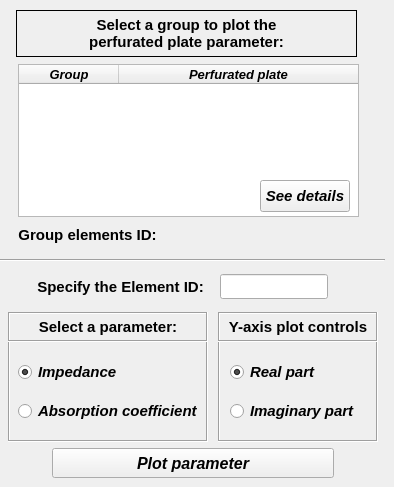
     <widget class="QWidget" name="tab_preview">
      <property name="enabled">
       <bool>true</bool>
      </property>
      <attribute name="title">
       <string>Preview</string>
      </attribute>
      <widget class="QFrame" name="frame_4">
       <property name="enabled">
        <bool>true</bool>
       </property>
       <property name="geometry">
        <rect>
         <x>218</x>
         <y>312</y>
         <width>160</width>
         <height>130</height>
        </rect>
       </property>
       <property name="minimumSize">
        <size>
         <width>160</width>
         <height>130</height>
        </size>
       </property>
       <property name="maximumSize">
        <size>
         <width>160</width>
         <height>130</height>
        </size>
       </property>
       <property name="sizeIncrement">
        <size>
         <width>0</width>
         <height>110</height>
        </size>
       </property>
       <property name="frameShape">
        <enum>QFrame::Box</enum>
       </property>
       <property name="frameShadow">
        <enum>QFrame::Sunken</enum>
       </property>
       <widget class="QWidget" name="verticalLayoutWidget_10">
        <property name="geometry">
         <rect>
          <x>12</x>
          <y>38</y>
          <width>142</width>
          <height>83</height>
         </rect>
        </property>
        <layout class="QVBoxLayout" name="verticalLayout_15">
         <item>
          <widget class="QRadioButton" name="radioButton_plotReal">
           <property name="minimumSize">
            <size>
             <width>140</width>
             <height>22</height>
            </size>
           </property>
           <property name="maximumSize">
            <size>
             <width>140</width>
             <height>22</height>
            </size>
           </property>
           <property name="font">
            <font>
             <family>Arial</family>
             <pointsize>11</pointsize>
             <weight>75</weight>
             <italic>true</italic>
             <bold>true</bold>
            </font>
           </property>
           <property name="text">
            <string>Real part</string>
           </property>
           <property name="checked">
            <bool>true</bool>
           </property>
          </widget>
         </item>
         <item>
          <widget class="QRadioButton" name="radioButton_plotImag">
           <property name="minimumSize">
            <size>
             <width>140</width>
             <height>22</height>
            </size>
           </property>
           <property name="maximumSize">
            <size>
             <width>140</width>
             <height>22</height>
            </size>
           </property>
           <property name="font">
            <font>
             <family>Arial</family>
             <pointsize>11</pointsize>
             <weight>75</weight>
             <italic>true</italic>
             <bold>true</bold>
            </font>
           </property>
           <property name="text">
            <string>Imaginary part</string>
           </property>
          </widget>
         </item>
        </layout>
       </widget>
       <widget class="QLabel" name="label_23">
        <property name="enabled">
         <bool>true</bool>
        </property>
        <property name="geometry">
         <rect>
          <x>0</x>
          <y>0</y>
          <width>160</width>
          <height>30</height>
         </rect>
        </property>
        <property name="sizePolicy">
         <sizepolicy hsizetype="Preferred" vsizetype="Expanding">
          <horstretch>0</horstretch>
          <verstretch>0</verstretch>
         </sizepolicy>
        </property>
        <property name="minimumSize">
         <size>
          <width>160</width>
          <height>30</height>
         </size>
        </property>
        <property name="maximumSize">
         <size>
          <width>160</width>
          <height>20</height>
         </size>
        </property>
        <property name="font">
         <font>
          <family>Arial</family>
          <pointsize>11</pointsize>
          <weight>75</weight>
          <italic>false</italic>
          <bold>true</bold>
         </font>
        </property>
        <property name="frameShape">
         <enum>QFrame::Box</enum>
        </property>
        <property name="frameShadow">
         <enum>QFrame::Sunken</enum>
        </property>
        <property name="text">
         <string>&lt;!DOCTYPE HTML PUBLIC &quot;-//W3C//DTD HTML 4.0//EN&quot; &quot;http://www.w3.org/TR/REC-html40/strict.dtd&quot;&gt;
&lt;html&gt;&lt;head&gt;&lt;meta name=&quot;qrichtext&quot; content=&quot;1&quot; /&gt;&lt;style type=&quot;text/css&quot;&gt;
p, li { white-space: pre-wrap; }
&lt;/style&gt;&lt;/head&gt;&lt;body style=&quot; font-family:'Arial'; font-size:11pt; font-weight:600; font-style:normal;&quot;&gt;
&lt;p align=&quot;center&quot; style=&quot; margin-top:12px; margin-bottom:12px; margin-left:0px; margin-right:0px; -qt-block-indent:0; text-indent:0px;&quot;&gt;Y-axis plot controls&lt;/p&gt;&lt;/body&gt;&lt;/html&gt;</string>
        </property>
        <property name="textFormat">
         <enum>Qt::AutoText</enum>
        </property>
        <property name="scaledContents">
         <bool>false</bool>
        </property>
        <property name="alignment">
         <set>Qt::AlignCenter</set>
        </property>
        <property name="wordWrap">
         <bool>false</bool>
        </property>
        <property name="indent">
         <number>0</number>
        </property>
       </widget>
      </widget>
      <widget class="QFrame" name="frame_5">
       <property name="enabled">
        <bool>true</bool>
       </property>
       <property name="geometry">
        <rect>
         <x>8</x>
         <y>312</y>
         <width>200</width>
         <height>130</height>
        </rect>
       </property>
       <property name="minimumSize">
        <size>
         <width>200</width>
         <height>130</height>
        </size>
       </property>
       <property name="maximumSize">
        <size>
         <width>200</width>
         <height>130</height>
        </size>
       </property>
       <property name="sizeIncrement">
        <size>
         <width>0</width>
         <height>110</height>
        </size>
       </property>
       <property name="frameShape">
        <enum>QFrame::Box</enum>
       </property>
       <property name="frameShadow">
        <enum>QFrame::Sunken</enum>
       </property>
       <widget class="QWidget" name="verticalLayoutWidget_11">
        <property name="geometry">
         <rect>
          <x>10</x>
          <y>38</y>
          <width>192</width>
          <height>83</height>
         </rect>
        </property>
        <layout class="QVBoxLayout" name="verticalLayout_16">
         <item>
          <widget class="QRadioButton" name="radioButton_impedance">
           <property name="minimumSize">
            <size>
             <width>190</width>
             <height>22</height>
            </size>
           </property>
           <property name="maximumSize">
            <size>
             <width>190</width>
             <height>22</height>
            </size>
           </property>
           <property name="font">
            <font>
             <family>Arial</family>
             <pointsize>11</pointsize>
             <weight>75</weight>
             <italic>true</italic>
             <bold>true</bold>
            </font>
           </property>
           <property name="text">
            <string>Impedance</string>
           </property>
           <property name="iconSize">
            <size>
             <width>30</width>
             <height>30</height>
            </size>
           </property>
           <property name="checked">
            <bool>true</bool>
           </property>
          </widget>
         </item>
         <item>
          <widget class="QRadioButton" name="radioButton_absortion">
           <property name="minimumSize">
            <size>
             <width>190</width>
             <height>22</height>
            </size>
           </property>
           <property name="maximumSize">
            <size>
             <width>190</width>
             <height>22</height>
            </size>
           </property>
           <property name="font">
            <font>
             <family>Arial</family>
             <pointsize>11</pointsize>
             <weight>75</weight>
             <italic>true</italic>
             <bold>true</bold>
            </font>
           </property>
           <property name="text">
            <string>Absorption coefficient</string>
           </property>
          </widget>
         </item>
        </layout>
       </widget>
       <widget class="QLabel" name="label_24">
        <property name="enabled">
         <bool>true</bool>
        </property>
        <property name="geometry">
         <rect>
          <x>0</x>
          <y>0</y>
          <width>200</width>
          <height>30</height>
         </rect>
        </property>
        <property name="sizePolicy">
         <sizepolicy hsizetype="Preferred" vsizetype="Expanding">
          <horstretch>0</horstretch>
          <verstretch>0</verstretch>
         </sizepolicy>
        </property>
        <property name="minimumSize">
         <size>
          <width>200</width>
          <height>30</height>
         </size>
        </property>
        <property name="maximumSize">
         <size>
          <width>200</width>
          <height>30</height>
         </size>
        </property>
        <property name="font">
         <font>
          <family>Arial</family>
          <pointsize>11</pointsize>
          <weight>75</weight>
          <italic>false</italic>
          <bold>true</bold>
         </font>
        </property>
        <property name="frameShape">
         <enum>QFrame::Box</enum>
        </property>
        <property name="frameShadow">
         <enum>QFrame::Sunken</enum>
        </property>
        <property name="text">
         <string>&lt;!DOCTYPE HTML PUBLIC &quot;-//W3C//DTD HTML 4.0//EN&quot; &quot;http://www.w3.org/TR/REC-html40/strict.dtd&quot;&gt;
&lt;html&gt;&lt;head&gt;&lt;meta name=&quot;qrichtext&quot; content=&quot;1&quot; /&gt;&lt;style type=&quot;text/css&quot;&gt;
p, li { white-space: pre-wrap; }
&lt;/style&gt;&lt;/head&gt;&lt;body style=&quot; font-family:'Arial'; font-size:11pt; font-weight:600; font-style:normal;&quot;&gt;
&lt;p style=&quot; margin-top:0px; margin-bottom:0px; margin-left:0px; margin-right:0px; -qt-block-indent:0; text-indent:0px;&quot;&gt;Select a parameter:&lt;/p&gt;&lt;/body&gt;&lt;/html&gt;</string>
        </property>
        <property name="textFormat">
         <enum>Qt::AutoText</enum>
        </property>
        <property name="scaledContents">
         <bool>false</bool>
        </property>
        <property name="alignment">
         <set>Qt::AlignCenter</set>
        </property>
        <property name="wordWrap">
         <bool>false</bool>
        </property>
        <property name="indent">
         <number>0</number>
        </property>
       </widget>
      </widget>
      <widget class="QPushButton" name="pushButton_plot_parameter">
       <property name="geometry">
        <rect>
         <x>52</x>
         <y>448</y>
         <width>282</width>
         <height>30</height>
        </rect>
       </property>
       <property name="minimumSize">
        <size>
         <width>282</width>
         <height>30</height>
        </size>
       </property>
       <property name="maximumSize">
        <size>
         <width>282</width>
         <height>30</height>
        </size>
       </property>
       <property name="font">
        <font>
         <family>Arial</family>
         <pointsize>12</pointsize>
         <weight>75</weight>
         <italic>true</italic>
         <bold>true</bold>
        </font>
       </property>
       <property name="text">
        <string>Plot parameter</string>
       </property>
      </widget>
      <widget class="QLabel" name="label_33">
       <property name="geometry">
        <rect>
         <x>16</x>
         <y>10</y>
         <width>341</width>
         <height>47</height>
        </rect>
       </property>
       <property name="font">
        <font>
         <family>Arial</family>
         <pointsize>11</pointsize>
         <weight>75</weight>
         <italic>false</italic>
         <bold>true</bold>
        </font>
       </property>
       <property name="frameShape">
        <enum>QFrame::Box</enum>
       </property>
       <property name="text">
        <string>Select a group to plot the 
perfurated plate parameter:</string>
       </property>
       <property name="textFormat">
        <enum>Qt::AutoText</enum>
       </property>
       <property name="alignment">
        <set>Qt::AlignCenter</set>
       </property>
      </widget>
      <widget class="QTreeWidget" name="treeWidget_perforated_plate_plot">
       <property name="geometry">
        <rect>
         <x>18</x>
         <y>64</y>
         <width>341</width>
         <height>153</height>
        </rect>
       </property>
       <property name="minimumSize">
        <size>
         <width>0</width>
         <height>0</height>
        </size>
       </property>
       <property name="maximumSize">
        <size>
         <width>16777215</width>
         <height>1000000</height>
        </size>
       </property>
       <property name="font">
        <font>
         <family>Arial</family>
         <pointsize>9</pointsize>
         <weight>75</weight>
         <italic>false</italic>
         <bold>true</bold>
        </font>
       </property>
       <property name="indentation">
        <number>1</number>
       </property>
       <property name="headerHidden">
        <bool>false</bool>
       </property>
       <attribute name="headerHighlightSections">
        <bool>false</bool>
       </attribute>
       <attribute name="headerShowSortIndicator" stdset="0">
        <bool>false</bool>
       </attribute>
       <attribute name="headerStretchLastSection">
        <bool>true</bool>
       </attribute>
       <column>
        <property name="text">
         <string>Group</string>
        </property>
        <property name="font">
         <font>
          <family>Arial</family>
          <pointsize>10</pointsize>
          <weight>75</weight>
          <italic>true</italic>
          <bold>true</bold>
         </font>
        </property>
        <property name="textAlignment">
         <set>AlignCenter</set>
        </property>
       </column>
       <column>
        <property name="text">
         <string>Perfurated plate</string>
        </property>
        <property name="font">
         <font>
          <family>Arial</family>
          <pointsize>10</pointsize>
          <weight>75</weight>
          <italic>true</italic>
          <bold>true</bold>
         </font>
        </property>
        <property name="textAlignment">
         <set>AlignCenter</set>
        </property>
       </column>
      </widget>
      <widget class="QPushButton" name="pushButton_get_information_plot">
       <property name="geometry">
        <rect>
         <x>260</x>
         <y>180</y>
         <width>90</width>
         <height>32</height>
        </rect>
       </property>
       <property name="minimumSize">
        <size>
         <width>90</width>
         <height>32</height>
        </size>
       </property>
       <property name="maximumSize">
        <size>
         <width>90</width>
         <height>32</height>
        </size>
       </property>
       <property name="font">
        <font>
         <family>Arial</family>
         <pointsize>11</pointsize>
         <weight>75</weight>
         <italic>true</italic>
         <bold>true</bold>
        </font>
       </property>
       <property name="text">
        <string>See details</string>
       </property>
      </widget>
      <widget class="QLabel" name="label_3">
       <property name="geometry">
        <rect>
         <x>30</x>
         <y>274</y>
         <width>181</width>
         <height>25</height>
        </rect>
       </property>
       <property name="minimumSize">
        <size>
         <width>0</width>
         <height>25</height>
        </size>
       </property>
       <property name="maximumSize">
        <size>
         <width>16777215</width>
         <height>25</height>
        </size>
       </property>
       <property name="font">
        <font>
         <family>Arial</family>
         <pointsize>11</pointsize>
         <weight>75</weight>
         <italic>false</italic>
         <bold>true</bold>
        </font>
       </property>
       <property name="text">
        <string>Specify the Element ID:</string>
       </property>
       <property name="alignment">
        <set>Qt::AlignCenter</set>
       </property>
      </widget>
      <widget class="QLineEdit" name="lineEdit_specify_elementID">
       <property name="geometry">
        <rect>
         <x>220</x>
         <y>274</y>
         <width>108</width>
         <height>25</height>
        </rect>
       </property>
       <property name="minimumSize">
        <size>
         <width>108</width>
         <height>25</height>
        </size>
       </property>
       <property name="maximumSize">
        <size>
         <width>108</width>
         <height>25</height>
        </size>
       </property>
       <property name="font">
        <font>
         <family>Arial</family>
         <pointsize>11</pointsize>
         <weight>75</weight>
         <italic>true</italic>
         <bold>true</bold>
        </font>
       </property>
       <property name="styleSheet">
        <string notr="true">color: rgb(0, 0, 255);</string>
       </property>
       <property name="text">
        <string/>
       </property>
       <property name="alignment">
        <set>Qt::AlignCenter</set>
       </property>
      </widget>
      <widget class="QLabel" name="label_4">
       <property name="geometry">
        <rect>
         <x>14</x>
         <y>222</y>
         <width>147</width>
         <height>25</height>
        </rect>
       </property>
       <property name="minimumSize">
        <size>
         <width>0</width>
         <height>25</height>
        </size>
       </property>
       <property name="maximumSize">
        <size>
         <width>16777215</width>
         <height>25</height>
        </size>
       </property>
       <property name="font">
        <font>
         <family>Arial</family>
         <pointsize>11</pointsize>
         <weight>75</weight>
         <italic>false</italic>
         <bold>true</bold>
        </font>
       </property>
       <property name="text">
        <string>Group elements ID:</string>
       </property>
       <property name="alignment">
        <set>Qt::AlignCenter</set>
       </property>
      </widget>
      <widget class="Line" name="line_3">
       <property name="geometry">
        <rect>
         <x>0</x>
         <y>250</y>
         <width>385</width>
         <height>20</height>
        </rect>
       </property>
       <property name="orientation">
        <enum>Qt::Horizontal</enum>
       </property>
      </widget>
      <widget class="QLabel" name="label_elementID_plot">
       <property name="geometry">
        <rect>
         <x>167</x>
         <y>222</y>
         <width>193</width>
         <height>25</height>
        </rect>
       </property>
       <property name="minimumSize">
        <size>
         <width>0</width>
         <height>25</height>
        </size>
       </property>
       <property name="maximumSize">
        <size>
         <width>200</width>
         <height>25</height>
        </size>
       </property>
       <property name="font">
        <font>
         <family>Arial</family>
         <pointsize>11</pointsize>
         <weight>75</weight>
         <italic>false</italic>
         <bold>true</bold>
        </font>
       </property>
       <property name="text">
        <string/>
       </property>
       <property name="alignment">
        <set>Qt::AlignCenter</set>
       </property>
      </widget>
      <zorder>frame_4</zorder>
      <zorder>frame_5</zorder>
      <zorder>pushButton_plot_parameter</zorder>
      <zorder>label_33</zorder>
      <zorder>treeWidget_perforated_plate_plot</zorder>
      <zorder>label_3</zorder>
      <zorder>lineEdit_specify_elementID</zorder>
      <zorder>label_4</zorder>
      <zorder>line_3</zorder>
      <zorder>label_elementID_plot</zorder>
      <zorder>pushButton_get_information_plot</zorder>
     </widget>
